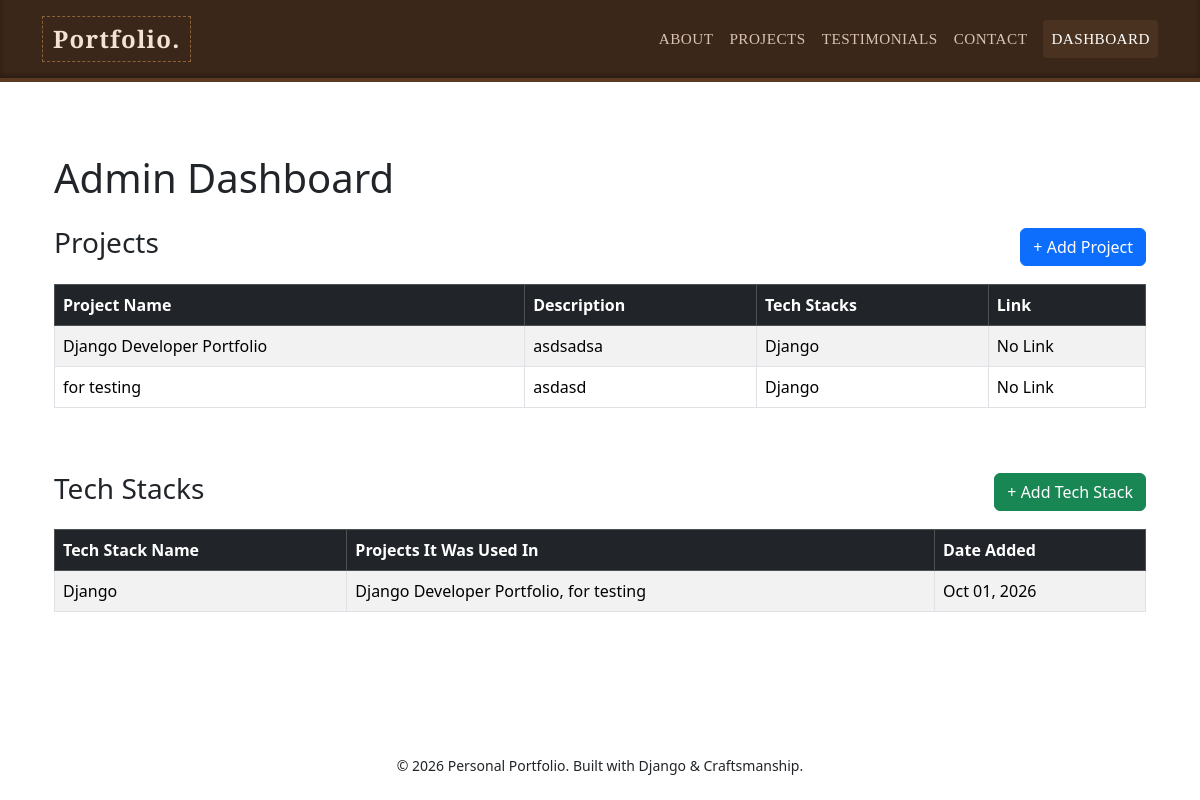
The page /dashboard/ (signed in) on the database its author committed.
### main_app/models.py (models this page shows, shortened)
class Project(models.Model):
    project_name = models.CharField(max_length=200)
    description = models.TextField()
    tech_stacks = models.ManyToManyField(TechStack, related_name='projects')
    link = models.URLField(blank=True, null=True)

class TechStack(models.Model):
    name = models.CharField(max_length=100)
    created_at = models.DateTimeField(auto_now_add=True)

### main_app/views.py (the view)
# urls.py: path('dashboard/', views.dashboard_view, name='dashboard'),
@staff_member_required
def dashboard_view(request):
    projects = Project.objects.all()
    tech_stacks = TechStack.objects.all()
    return render(request, 'main_app/dashboard.html', {
        'projects': projects,
        'tech_stacks': tech_stacks
    })

### main_app/templates/main_app/dashboard.html (shortened to what this page needs)
{% extends 'main_app/base.html' %}
{% block content %}
<div class="container mt-4">
    <h1 class="mb-4">Admin Dashboard</h1>
    <div class="d-flex justify-content-between align-items-center mb-3">
        <h3>Projects</h3>
        <a href="{% url 'project_create' %}" class="btn btn-primary">+ Add Project</a>
    </div>
    <div class="table-responsive mb-5">
        <table class="table table-bordered table-striped">
            <thead class="table-dark">
                <tr>
                    <th>Project Name</th>
                    <th>Description</th>
                    <th>Tech Stacks</th>
                    <th>Link</th>
                </tr>
            </thead>
            <tbody>
                {% for project in projects %}
                <tr>
                    <td>{{ project.project_name }}</td>
                    <td>{{ project.description|truncatechars:50 }}</td>
                    <td>
                        {% for stack in project.tech_stacks.all %}
                            {{ stack.name }}{% if not forloop.last %}, {% endif %}
                        {% empty %}
                            None
                        {% endfor %}
                    </td>
                    <td>
                        {% if project.link %}
                            <a href="{{ project.link }}" target="_blank">View Project</a>
                        {% else %}
                            No Link
                        {% endif %}
                    </td>
                </tr>
                {% empty %}
                <tr><td colspan="4" class="text-center">No projects found.</td></tr>
                {% endfor %}
            </tbody>
        </table>
    </div>
    <div class="d-flex justify-content-between align-items-center mb-3">
        <h3>Tech Stacks</h3>
        <a href="{% url 'add_tech_stack' %}" class="btn btn-success">+ Add Tech Stack</a>
    </div>
    <div class="table-responsive">
        <table class="table table-bordered table-striped">
            <thead class="table-dark">
                <tr>
                    <th>Tech Stack Name</th>
                    <th>Projects It Was Used In</th>
                    <th>Date Added</th>
                </tr>
            </thead>
            <tbody>
                {% for stack in tech_stacks %}
                <tr>
                    <td>{{ stack.name }}</td>
                    <td>
                        {% for project in stack.projects.all %}
                            {{ project.project_name }}{% if not forloop.last %}, {% endif %}
                        {% empty %}
                            Not used yet
                        {% endfor %}
                    </td>
                    <td>{{ stack.created_at|date:"M d, Y" }}</td>
                </tr>
                {% empty %}
                <tr><td colspan="3" class="text-center">No tech stacks found.</td></tr>
                {% endfor %}
            </tbody>
        </table>
    </div>
</div>
{% endblock %}

### rows shown on the page
Project: project_name "Django Developer Portfolio", description "asdsadsa", shows "No Link"
TechStack: name "Django", created_at "Oct 01, 2026"
Project: project_name "for testing", description "asdasd", shows "No Link"
